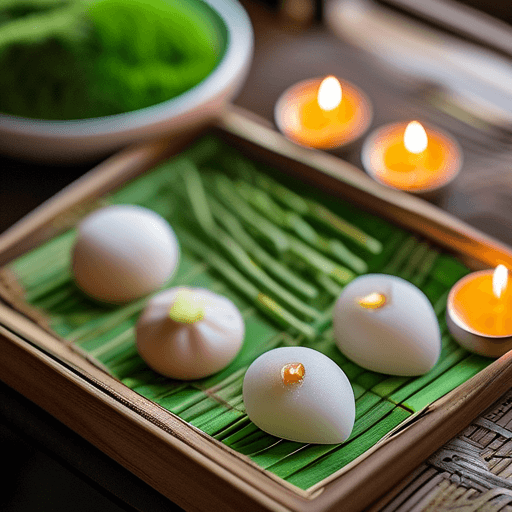
#> input picture source/images/holidays/holiday-Qingming-01.png, 512 x 512 px, found by its file name; its folder holds only this picture in this run
$ python resize_holiday_covers.py
#> lines starting #> are read from the running program, lines starting #| are printed output that depends on the picture
#!/usr/bin/env python3
"""
批量调整节日封面图片尺寸，从原尺寸改为 1300x400 (3.25:1)
适应竖屏显示比例（宽度=屏幕宽，高度=120px）

处理方法：
1. 保持图片比例，裁剪到 3.25:1
2. 然后缩放到 1300x400
"""

import os
from PIL import Image

def resize_holiday_cover(file_path, method='crop'):
    """
    调整节日封面图片尺寸
    method: 'crop' (裁剪) 或 'stretch' (拉伸)
    """
#> called with method = 'crop'
    img = Image.open(file_path)
#> img is the input picture: PIL image 512x512 P; mean R, G, B 102.3, 100.7, 68.5
    width, height = img.size
#> width = 512; height = 512

    print("Processing: " + os.path.basename(file_path))
    print("  Original size: " + str(width) + "x" + str(height))
#|   Original size: 512x512

    if method == 'crop':
        # 裁剪到 3.25:1 比例
        target_ratio = 1300 / 400
        current_ratio = width / height
#> current_ratio = 1

        if current_ratio > target_ratio:
            # 图片太宽，裁剪宽度
            new_width = int(height * target_ratio)
            left = (width - new_width) // 2
            img = img.crop((left, 0, left + new_width, height))
        else:
            # 图片太高，裁剪高度
            new_height = int(width / target_ratio)
#> new_height = 157
            top = (height - new_height) // 2
#> top = 177
            img = img.crop((0, top, width, top + new_height))
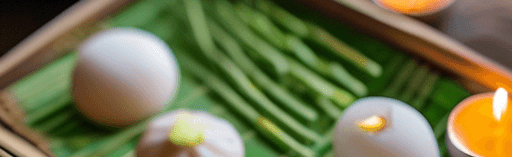
#> img: PIL image 512x157 P; mean R, G, B 112.8, 114.7, 75.6

        # 裁剪后缩放到 1300x400
        img = img.resize((1300, 400), Image.Resampling.LANCZOS)
#> img: PIL image 1300x400 P
        print("  Crop + resize to: 1300x400")

    else:  # stretch
        # 直接拉伸到 1300x400 (可能变形)
        img = img.resize((1300, 400), Image.Resampling.LANCZOS)
        print("  Stretch to: 1300x400")

    # 保存图片（覆盖原文件）
    img.save(file_path)
    print("  [OK] Saved")
    img.close()

def main():
    base_dir = r"D:\hexo\source\images\holidays"

    print("=" * 50)
    print("Processing holiday cover images...")
    print("Method: Crop + Resize (keep main content)")
    print("=" * 50)

    # 处理所有图片文件
    count = 0
    for file in os.listdir(base_dir):
        if file.endswith(('.webp', '.png', '.jpg', '.jpeg')):
            file_path = os.path.join(base_dir, file)
            try:
                resize_holiday_cover(file_path, method='crop')
                count += 1
            except Exception as e:
                print("  [FAIL] " + str(e))

    print("=" * 50)
    print("Done! Processed " + str(count) + " images.")

if __name__ == "__main__":
    main()
